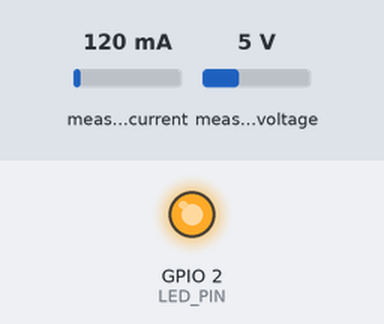
Recording of a sketch running on a simulated ESP32. Parts: output pins drawn as LEDs (lit = HIGH). The inputs (shaded band) are chosen by the test bench; at power-on: measured current 120 mA, measured voltage 5 V. WiFi joins after 1.5 s; servers stay silent unless stated; uploads are accepted with an empty reply; what the sketch prints to the serial monitor is not drawn.

Above: at 1.67 s.
At 6.8 s:
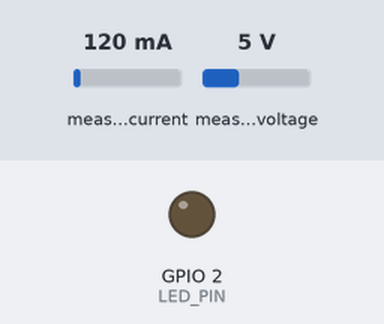
Timing chart, 0 to 14.9 s (numbered marks = the images above):
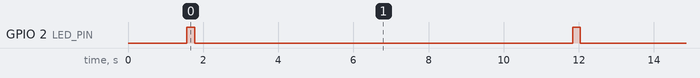

Measured:
- by itself, GPIO 2 (LED_PIN): alternates HIGH for 0.20 s and LOW for 10.1 s

The sketch:

bijli_watch.ino
```cpp
// (licence header left out)
// ---------------------------------------------------------------------------
// CONFIG — edit these before flashing. These are PLACEHOLDERS, never commit
// real WiFi credentials to GitHub.
// ---------------------------------------------------------------------------
static const char*    WIFI_SSID           = "YOUR_WIFI_SSID";
static const char*    WIFI_PASSWORD       = "YOUR_WIFI_PASSWORD";
static const char*    SERVER_URL          = "http://192.168.1.100:5000/readings";
static const char*    DEVICE_ID           = "bijli-watch-1";
static const uint32_t POST_INTERVAL_MS    = 10000;   // post every 10 seconds
static const uint32_t WIFI_RETRY_MS       = 5000;    // WiFi reconnect backoff
static const int      LED_PIN             = 2;       // onboard LED, blink per post

// PZEM-004T UART pins (UART2 on ESP32)
static const int PZEM_RX_PIN = 16;  // ESP32 RX2 <- PZEM TX
static const int PZEM_TX_PIN = 17;  // ESP32 TX2 -> PZEM RX

// ---------------------------------------------------------------------------
// Includes
// ---------------------------------------------------------------------------
#include <WiFi.h>
#include <HTTPClient.h>
#include <ArduinoJson.h>

// PZEM004Tv30 is optional at compile time (see header comment).
#if __has_include(<PZEM004Tv30.h>)
  #include <PZEM004Tv30.h>
  #define HAS_PZEM 1
  // CT-clamp / serial constructor: (Serial, rxPin, txPin)
  PZEM004Tv30 pzem(Serial2, PZEM_RX_PIN, PZEM_TX_PIN);
#else
  #define HAS_PZEM 0
#endif

// ---------------------------------------------------------------------------
// Sensor reading — the single place hardware access lives.
// ---------------------------------------------------------------------------
struct Reading {
  float voltageV;
  float currentA;
  float powerW;
  float energyKwh;   // cumulative, from the meter itself when available
  bool  valid;
};

static float demoEnergyKwh = 0.0;       // only used in no-library DEMO mode
static uint32_t lastDemoMs = 0;

Reading readSensor() {
  Reading r{0, 0, 0, 0, false};

#if HAS_PZEM
  r.voltageV  = pzem.voltage();
  r.currentA  = pzem.current();
  r.powerW    = pzem.power();
  r.energyKwh = pzem.energy();
  // The library returns NaN when the meter does not answer.
  r.valid = !isnan(r.voltageV) && !isnan(r.powerW);
#else
  // ---- DEMO MODE (no PZEM library): plausible, obviously fake values ----
  // A wandering ~1.4 kW load so the dashboard does something interesting.
  float wave = sin(millis() / 60000.0f) * 0.5f + 0.5f;   // 0..1, ~2 min period
  r.voltageV  = 230.0f + wave * 4.0f;
  r.powerW    = 250.0f + wave * 1300.0f;
  r.currentA  = r.powerW / r.voltageV;
  uint32_t now = millis();
  if (lastDemoMs > 0) {
    float hours = (now - lastDemoMs) / 3600000.0f;
    demoEnergyKwh += (r.powerW * hours) / 1000.0f;  // W * h = Wh; /1000 = kWh
  }
  lastDemoMs = now;
  r.energyKwh = demoEnergyKwh;
  r.valid = true;
#endif
  return r;
}

// ---------------------------------------------------------------------------
// WiFi — connect, and reconnect with backoff when it drops.
// ---------------------------------------------------------------------------
void ensureWiFi() {
  if (WiFi.status() == WL_CONNECTED) return;

  Serial.printf("[wifi] connecting to %s", WIFI_SSID);
  WiFi.mode(WIFI_STA);
  WiFi.begin(WIFI_SSID, WIFI_PASSWORD);
  uint32_t started = millis();
  while (WiFi.status() != WL_CONNECTED && millis() - started < WIFI_RETRY_MS * 4) {
    delay(500);
    Serial.print(".");
  }
  if (WiFi.status() == WL_CONNECTED) {
    Serial.printf("\n[wifi] connected, IP %s\n", WiFi.localIP().toString().c_str());
  } else {
    Serial.println("\n[wifi] still not connected — will retry next loop");
  }
}

// ---------------------------------------------------------------------------
// POST one reading as JSON.
// ---------------------------------------------------------------------------
bool postReading(const Reading& r) {
  if (WiFi.status() != WL_CONNECTED) return false;

  StaticJsonDocument<256> doc;
  doc["device_id"]  = DEVICE_ID;
  doc["voltage_v"]  = serialized(String(r.voltageV, 1));
  doc["current_a"]  = serialized(String(r.currentA, 3));
  doc["power_w"]    = serialized(String(r.powerW, 1));
  doc["energy_kwh"] = serialized(String(r.energyKwh, 3));

  String body;
  serializeJson(doc, body);

  HTTPClient http;
  http.begin(SERVER_URL);
  http.addHeader("Content-Type", "application/json");
  int code = http.POST(body);
  String reply = http.getString();
  http.end();

  Serial.printf("[post] HTTP %d  %s\n", code, body.c_str());
  if (code < 200 || code >= 300) {
    Serial.printf("[post] server replied: %s\n", reply.c_str());
    return false;
  }
  return true;
}

// ---------------------------------------------------------------------------
// Arduino entry points
// ---------------------------------------------------------------------------
void setup() {
  Serial.begin(115200);
  pinMode(LED_PIN, OUTPUT);
#if HAS_PZEM
  Serial2.begin(9600, SERIAL_8N1, PZEM_RX_PIN, PZEM_TX_PIN);
  Serial.println("[init] PZEM-004T on Serial2");
#else
  Serial.println("[init] PZEM004Tv30 library NOT found — running in DEMO mode");
#endif
  ensureWiFi();
}

void loop() {
  ensureWiFi();

  Reading r = readSensor();
  if (r.valid) {
    digitalWrite(LED_PIN, HIGH);
    postReading(r);
    digitalWrite(LED_PIN, LOW);
  } else {
    Serial.println("[sensor] no valid reading — check PZEM wiring / power");
  }

  delay(POST_INTERVAL_MS);
}
```
